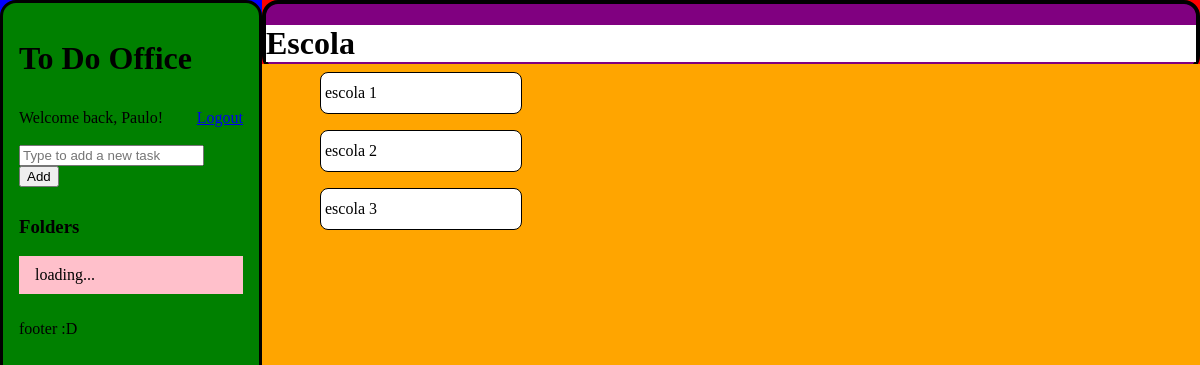
Screenshot of / (signed in) with the database file from the repository.
### folders/models.py (models this page shows, shortened)
class Folder (models.Model):
    user = models.ForeignKey(User, on_delete=models.CASCADE, null=True, blank=True, related_name='folders')
    folder_name = models.CharField(max_length=32)
    objects = models.Manager()
    def __str__(self):
        return self.folder_name

### todo/models.py (models this page shows, shortened)
class Task(models.Model):
    user = models.ForeignKey(User, on_delete=models.CASCADE, null=True, blank=True, related_name='tasks')
    folder = models.ForeignKey(Folder, on_delete=models.CASCADE, null=True, blank=True, related_name='tasks')
    title = models.CharField(max_length=40)
    completed = models.BooleanField(default=False)
    created = models.DateTimeField(auto_now_add=True)
    objects = models.Manager()
    class Meta:
        ordering = ['completed']

### todo/views.py (the view)
# urls.py: path('', views.Index.as_view(), name='index'),
class Index(TemplateView):
    template_name = 'index.html'
    def get_context_data(self, **kwargs):
        context = super(Index, self).get_context_data(**kwargs)
        return get_context(self.request, context)

### todo/forms.py
class TaskFormFast(forms.Form):
    model = Task
    template_name = "todo/new_task_fast.html"
    text = forms.CharField(max_length=40, widget=forms.TextInput(
    ))

### templates/index.html (shortened to what this page needs)
{% load static %}
{{ '<' }}{{ '!DOCTYPE html>' }}
<html lang="en">
<head>
    <link rel="stylesheet" href="{% static 'base/css/styles.css' %}" />
</head>
<body>
<div class="main">
    <div class="toolbar">
        <h1>To Do Office</h1>
        {% include 'authentication/bar.html' %}
        {% include 'todo/new_task_fast.html' %}
        {% include 'folders/base.html' %}
        <p>footer :D</p>
    </div>
    <div class="container">
        <div id="tasks-wrapper">
            {% include 'todo/task_list.html' %}
        </div>
    </div>
</div>
{% include 'modal.html' %}
</body>
</html>

### authentication/templates/authentication/bar.html
{% if request.user.is_authenticated %}
    <div style="display:flex; justify-content: space-between">
        <div>Welcome back, {{request.user|title}}!</div>
        <a href="{% url 'logout' %}">Logout</a>
    </div>
{% else %}
    <a href="{% url 'login' %}">Login</a>
{% endif %}

### todo/templates/todo/task_list.html
<div
    class="content-area"
    id="content-area"
    hx-get="{% url 'folders' %}"
    hx-trigger="load"
    hx-target="#folders-wrapper"
    hx-swap="outerHTML"
    _="on htmx:afterRequest log 'folder-list updated!'"
>
    <div class="folder-name-container">
        <h1 class="folder-name-text">
        {% if current_folder %}
            {{ current_folder.folder_name }}
        {% else %}
            Todas
        {% endif %}
        </h1>
    </div>
    <div id="tasks-container">
        <div class="task-list" id="task-list">
            {% for task in tasks %}
                {% include 'todo/task-list-item.html' with task=task %}
            {% empty %}
            <div style="padding-left:4em">empty...</div>
            {% endfor %}
            <div style="background: transparent; color: transparent; user-select: none; width: 70%;">.</div>
        </div>
    </div>
</div>

### todo/templates/todo/task-list-item.html (shortened to what this page needs)
<div class="task">
    <div>{{ task.title }}</div>
</div>

### static/base/css/styles.css (style rules this page uses)
body { padding: 0; margin: 0; }
.main { position: absolute; top: 0; bottom: 0; left: 0; right: 0; display: flex; flex-direction: row; background-color: blue; //overflow: hidden; }
.toolbar { z-index: 10; min-width: 14rem; background-color: green; padding: 1rem; border: 3px solid black; border-radius: 16px; }
.container { background: cyan; width: 100%; display: flex; flex-direction: column; justify-content: flex-start; }
.content-area { background: red; }
.folder-name-container { height: 8vh; background: purple; border: 4px black solid; border-radius: 16px; }
.folder-name-text { background:white; }
.task-list { //height: 88vh; position: absolute; top: 8vh; left: 0; right: 0; bottom: 0; padding-left: 16rem; overflow-x: scroll; background-color: orange; display: flex; flex-flow: column wrap; align-content: flex-start; align-items: start; }
.task { min-width: 12em; height: 2em; padding: .25em; margin: .5em 4em; align-items: center; display: flex; justify-content: space-between; background-color: white; border: 1px solid black; border-radius: 8px; }

### rows the page displays
Folder: folder_name "Escola"
Task: title "escola 1"
Task: title "escola 2"
Task: title "escola 3"

### other values shown
{{ request.user|title }} "Paulo"
